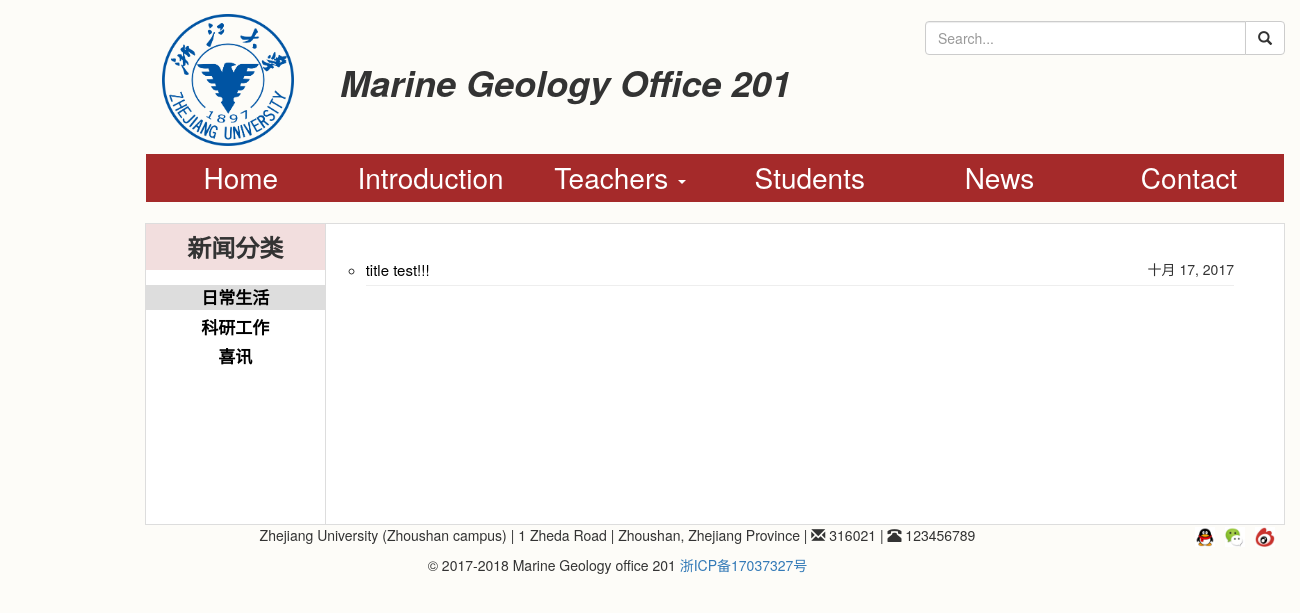
Page /news/life/ on the earlier database version.
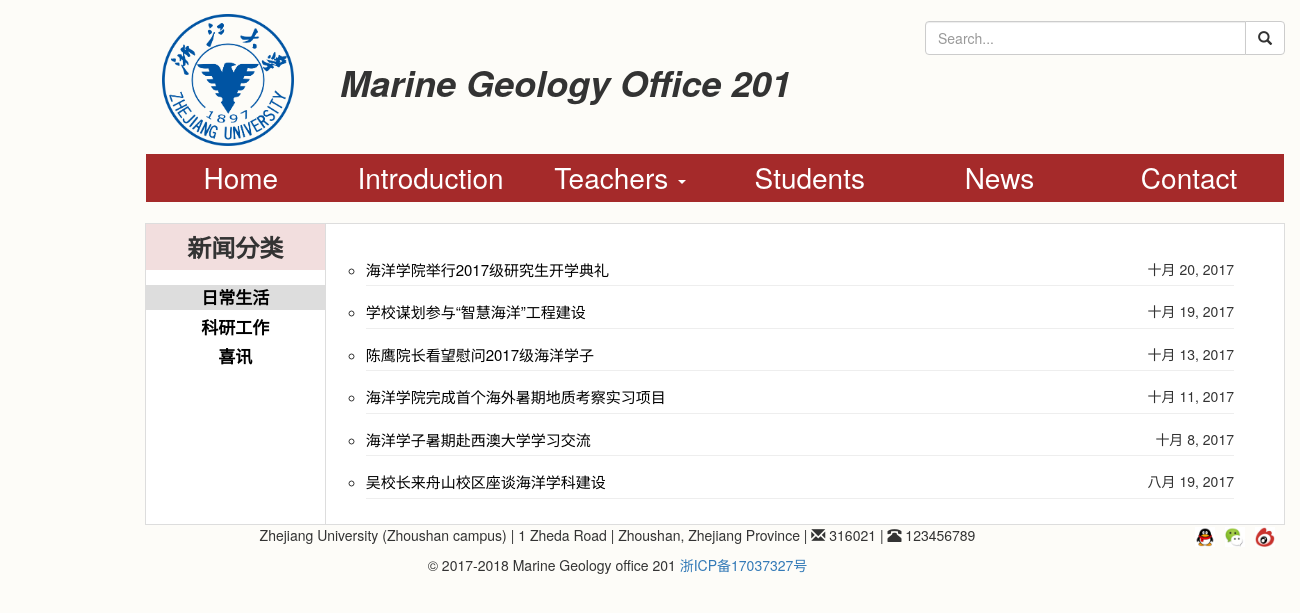
Same page on the later database version.
### web201/models.py (models this page shows, shortened)
class Article(models.Model):
	title = models.CharField(max_length=100)
	content = models.TextField()
	time = models.DateTimeField()
	author = models.CharField(max_length=20)
	category = models.ForeignKey(Category)
	views = models.PositiveIntegerField(default=0)
	def get_absolute_url(self):
		return reverse('web201:detail',kwargs={'type':self.category.name,'pk':self.pk})

### web201/views.py (the view, shortened to what this page needs)
# urls.py: url(r'^news/(?P<type>life|academic|happy)/$',views.news,name="news"),
def news(request,type):
	articles = Article.objects.all().filter(category__name = type).order_by('-time')
	p = Paginator(articles,10)
	if p.num_pages <= 1:
		article_list = articles
		data = ''
	return render(request,'news.html',context={
		'article_list':article_list,'data':data
	})

### templates/news.html (shortened to what this page needs)
{% extends 'base.html' %}
{% load staticfiles %}
{% block css %}
<link href="{% static 'styles/news.css' %}" rel="stylesheet" media="screen" />
{% endblock css %}
{% block main %}
<article>
	<div class="row">
		<div class="col-md-2 col-sm-3 hidden-xs">
			<div id="border">
				<h3>新闻分类</h3>
				<ul id="type-news">
					<li><a href="{% url 'web201:news' 'life' %}">日常生活</a></li>
					<li><a href="{% url 'web201:news' 'academic' %}">科研工作</a></li>
					<li><a href="{% url 'web201:news' 'happy' %}">喜讯</a></li>
				</ul>
			</div>
		</div>
		<div id="article-content" class="col-md-10 col-sm-9 col-xs-12">
			<ul id="content-news">
				{% for post in article_list %}
					<li>
						<a href="{{post.get_absolute_url}}" class="{{post.pk}}">{{post.title}}</a>
						<span>{{post.time|date}}</span>
						<hr/>
					</li>
				{% empty %}
					<div>暂时没有发布的新闻</div>
				{% endfor %}
			</ul>
		</div>
	</div>
</article>
{% endblock main %}

### templates/base.html (shortened to what this page needs)
{% load staticfiles %}
<!DOCTYPE HTML>
<html>
	<head>
		<link href="https://cdn.bootcss.com/bootstrap/3.3.7/css/bootstrap.min.css" rel="stylesheet">
		{% block css %}
		{% endblock css %}
	</head>
	<body>
		<header>
			<div class="container">
				<div class="row">
					<div class="col-sm-8 col-xs-12">
						<div class="row">
							<div class="col-sm-3 hidden-xs">
								<a href="http://www.zju.edu.cn/"><img id="logo" src="{% static 'images/school.gif' %}" class="img-responsive" alt="ZJU" /></a>
							</div>
							<div class="col-sm-9 col-xs-12">
								<h1 id="title"><b><i>Marine Geology Office 201</i></b></h1>
							</div>
						</div>
					</div>
					<div class="col-sm-4 col-xs-12">
						<form role="form" id="search">
							<div class="input-group">
								<input type="text" class="form-control" placeholder="Search..." />
								<span class="input-group-btn">
									<button class="btn btn-default" type="button"><span class="glyphicon glyphicon-search"></span></button>
								</span>
							</div>
						</form>
					</div>
				</div>
			</div>
			<div class="container">
				<nav class="navbar" role="navigation">
					<div class="collapse navbar-collapse" id="navbar">
						<div class="row">
							<ul class="nav navbar-nav">
								<div class="col-lg-2 col-md-4 col-sm-4">
									<li><a href="{% url 'web201:home' %}">Home</a></li>
								</div>
								<div class="col-lg-2 col-md-4 col-sm-4">
									<li><a href="{% url 'web201:introduction' %}">Introduction</a></li>
								</div>
								<div class="col-lg-2 col-md-4 col-sm-4">
									<li class="dropdown">
										<a href="#" class="dropdown-toggle" data-toggle="dropdown">
											Teachers
											<b class="caret"></b>
										</a>
									</li>
								</div>
								<div class="col-lg-2 col-md-4 col-sm-4">
									<li><a href="{% url 'web201:students' %}">Students</a></li>
								</div>
								<div class="col-lg-2 col-md-4 col-sm-4">
									<li><a href="{% url 'web201:news' 'life' %}">News</a></li>
								</div>
								<div class="col-lg-2 col-md-4 col-sm-4">
									<li><a href="{% url 'web201:contact' %}">Contact</a></li>
								</div>
							</ul>
						</div>
					</div>
				</nav>
			</div>
		</header>
		<div class="container">
			{% block main %}
			{% endblock main %}
		</div>
		<footer>
			<div class="container">
				<div class="row">
					<div class="col-md-10 col-xs-12">
						<p class="text-center">Zhejiang University (Zhoushan campus) | 1 Zheda Road | Zhoushan, Zhejiang Province | <span class="glyphicon glyphicon-envelope"></span> 316021 | <span class="glyphicon glyphicon-phone-alt"></span> 123456789</p>
						<p class="text-center">&copy; 2017-2018 Marine Geology office 201 <a href="http://www.miitbeian.gov.cn/">浙ICP备17037327号</a></p>
					</div>
					<div class="col-md-2 col-xs-12">
						<ul class="pull-right">
							<li><a href="#" data-toggle="tooltip" data-html="true" title="<img src='{% static "images/QQ.jpg" %}' style='height:80px; width:80px;'>"><img src="{% static 'images/tx.jpg' %}" alt="QQ"></a></li>
							<li><a href="#" data-toggle="tooltip" data-html="true" title="<img src='{% static "images/wechat.jpg" %}' style='height:80px; width:80px;'>"><img src="{% static 'images/wx.jpg' %}" alt="Wechat"></a></li>
							<li><a href="http://weibo.com/u/3125492073?is_all=1" target="_blank"><img src="{% static 'images/xl.jpg' %}" alt="Blog"></a></li>
						</ul>
					</div>
				</div>
			</div>
		</footer>
	</body>
</html>

### web201/static/styles/news.css (style rules this page uses)
body { background-color:#fdfcf8; margin-left:10%; margin-right:10%; margin-top:1em; }
#logo { min-width:4em; padding-left:10%; padding-right:10% }
#title { padding-top:5%; }
#search { padding-top:.5em; }
nav { margin-top:0.5em; line-height:1.7; }
#navbar { background-color:#A52A2A; }
#navbar>div>ul { width:100%; }
#navbar>div>ul>div>li { height:100%; text-align:center; }
#navbar>div>ul>div>li>a { color:#FFFFFF; font-size:2em; width:100%; display:inline-block; height:100%; }
#navbar>div>ul>div>li>a:link { text-decoration:none; }
ul.navbar-nav { margin-left:0; margin-right:0; }
article { border:1px solid #ddd; background-color:white; }
article div.col-md-2 { padding-right:0; height:100%; }
article h3 { text-align:center; background-color:#f2dede; margin-top:0; margin-bottom:0; padding-top:10px; padding-bottom:10px; font-weight:bold; }
#article-content { padding-left:0; min-height:300px; }
#type-news { list-style-type:none; padding-top:15px; padding-left:0; }
#type-news li { margin-bottom:5px; text-align:center; }
.current-news { background-color:#ddd; }
#type-news li a { color:black; font-size:17px; font-weight:bold; text-decoration:none; }
#border { border-right:1px solid #ddd; }
#content-news { list-style-type:circle; padding-top:35px; }
#content-news hr { margin-bottom:0; margin-top:5px; color:gray; }
#content-news li span { float:right; }
#content-news li { padding-bottom:15px; padding-right:50px; }
#content-news li a { color:black; text-decoration:none; font-size:15px; }
footer ul { list-style-type:none; }
footer ul li { float:left; padding-right:10px; }
footer ul li img { width:20px; height:20px; }

Differences in the rows shown:
changed Article: title "title test!!!" → "海洋学院举行2017级研究生开学典礼"; time "十月 17, 2017" → "十月 20, 2017"
added Article: title "学校谋划参与“智慧海洋”工程建设", time "十月 19, 2017"
added Article: title "陈鹰院长看望慰问2017级海洋学子", time "十月 13, 2017"
added Article: title "海洋学院完成首个海外暑期地质考察实习项目", time "十月 11, 2017"
added Article: title "海洋学子暑期赴西澳大学学习交流", time "十月 8, 2017"
added Article: title "吴校长来舟山校区座谈海洋学科建设", time "八月 19, 2017"
